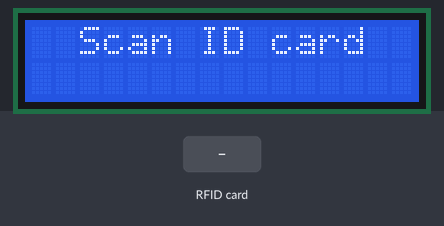
Bench run of a sketch on a simulated Arduino Uno, built with avr-gcc and run on an emulated ATmega328P. Parts: 16×2 character LCD. Inputs (shaded band) come from the test bench. What the sketch prints to the serial monitor is not drawn.

Above: at 1.3 s.
1.4 s: RFID card 8A 5E B8 89 held to the reader
At 1.8 s:
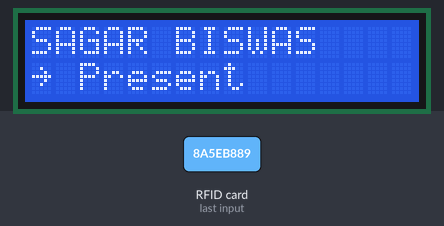
2.9 s: RFID card 53 15 57 C8 held to the reader
At 6.4 s:
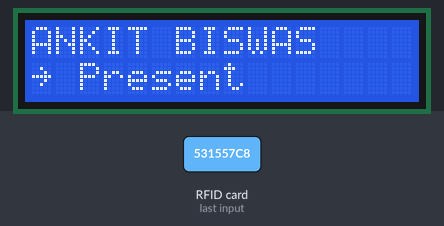
Timing chart, 0 to 7.9 s (numbered marks = the images above; inputs shaded):
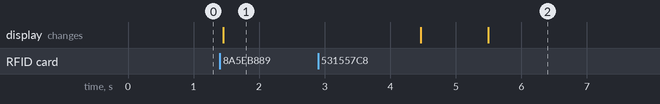

Measured:
- after the input at 1.4 s, the display: changes after 0.05 s (image 1)
- after the input at 2.9 s, the display: first differs from a run without the input after 2.6 s (image 2)

The sketch:

rfid_attendance.ino
```cpp
#include <SPI.h>
#include <MFRC522.h>
#include <Wire.h>
#include <LiquidCrystal_I2C.h>

#define SS_PIN 10
#define RST_PIN 9

MFRC522 mfrc522(SS_PIN, RST_PIN);   // Create MFRC522 instance

// Valid UIDs of students
byte validUIDs[][4] = {
  {0x8A, 0x5E, 0xB8, 0x89},  // UID of student 1
  {0x53, 0x15, 0x57, 0xC8},  // UID of student 2
  {0x12, 0x34, 0x56, 0x78},  // UID of student 3
  {0xAB, 0xCD, 0xEF, 0x12},  // UID of student 4
};

// Student names
const char* studentNames[] = {
  "SAGAR BISWAS",  // Name of student 1
  "ANKIT BISWAS",    // Name of student 2
  "ELON MUSK",       // Name of student 3
  "ARIJIT SINGH",     // Name of student 4
};


// LCD I2C display
LiquidCrystal_I2C lcd(0x27, 16, 2);  // Adjust the address and size according to your display

void setup() {
  Serial.begin(9600);   // Initialize serial communication
  SPI.begin();          // Initiate SPI bus
  mfrc522.PCD_Init();   // Initiate MFRC522
  lcd.begin(16, 2);     // Initialize the LCD display
  lcd.init();
  lcd.backlight();      // Turn on the backlight
  lcd.clear();
  lcd.setCursor(2, 0);
  lcd.print("Scan ID card");
  Serial.println("Ready to read RFID cards");
}

void loop() {
  // Look for new cards
  if (mfrc522.PICC_IsNewCardPresent()) {
    if (mfrc522.PICC_ReadCardSerial()) {
      // Show UID on serial monitor
      Serial.print("UID tag: ");
      for (byte i = 0; i < mfrc522.uid.size; i++) {
        Serial.print("0x");
        if (mfrc522.uid.uidByte[i] < 0x10) Serial.print("0");
        Serial.print(mfrc522.uid.uidByte[i], HEX);
        if (i < mfrc522.uid.size - 1) Serial.print(", ");
      }
      Serial.println();
      Serial.print("UID Number: ");
      String content = "";
      byte letter;
      for (byte i = 0; i < mfrc522.uid.size; i++) {
        content.concat(String(mfrc522.uid.uidByte[i] < 0x10 ? "0" : ""));
        content.concat(String(mfrc522.uid.uidByte[i], HEX));
      }
      content.toUpperCase();
      Serial.println(content);

      // Check if the UID matches any of the valid UIDs
      bool uidMatched = false;
      int studentIndex = -1;
      for (int i = 0; i < sizeof(validUIDs) / sizeof(validUIDs[0]); i++) {
        if (memcmp(mfrc522.uid.uidByte, validUIDs[i], mfrc522.uid.size) == 0) {
          uidMatched = true;
          studentIndex = i;
          break;
        }
      }

      // Perform actions based on UID match
      if (uidMatched) {
        // UID matches, perform attendance action for the corresponding student

        // Update the attendance status in the database
        // Example: Update the attendance status for student studentIndex+1 to "Present"
        updateAttendance(studentIndex + 1, "Present");

        delay(3000);  // Display attendance status for 3 seconds
      } else {
        // UID doesn't match, perform other actions (e.g., display error message)

        lcd.clear();
        lcd.setCursor(0, 0);
        lcd.print("ID doesn't match");
        delay(2000);
      }

      // Clear the LCD display and reset for the next scan
      lcd.clear();
      lcd.setCursor(2, 0);
      lcd.print("Scan ID card");

      delay(1000);   // Delay to avoid reading the card multiple times in a short period
    }
    mfrc522.PICC_HaltA();   // Stop reading
    mfrc522.PCD_StopCrypto1();  // Stop encryption on PCD
  }
}

// Function to update attendance in the database
void updateAttendance(int studentID, const char* status) {
  // Implement your code to update the attendance status in the database
  // based on the studentID and status parameters

  // Display the name of the student on the LCD
  lcd.clear();
  lcd.setCursor(0, 0);
  lcd.print(studentNames[studentID - 1]);  // -1 to adjust for array indexing
  lcd.setCursor(0, 1);  // Set cursor to the second line
  lcd.print("~");
  lcd.setCursor(2, 1);  // Set cursor position after 4 pixels
  lcd.print(status);
}
```
